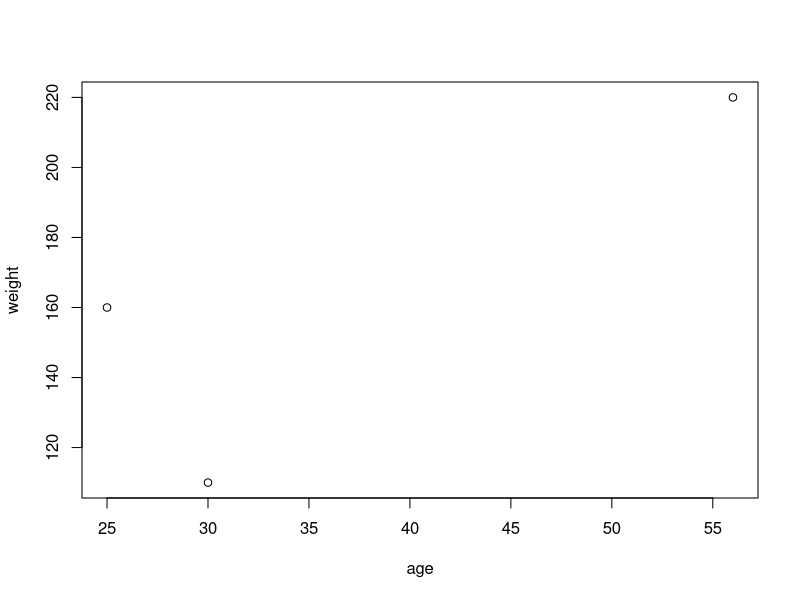

This figure's R source:
# create a data frame from scratch 
age <- c(25, 30, 56)
gender <- c("male", "female", "male")
weight <- c(160, 110, 220) 
mydata <- data.frame(age,gender,weight)
plot(x=age, y=weight)
